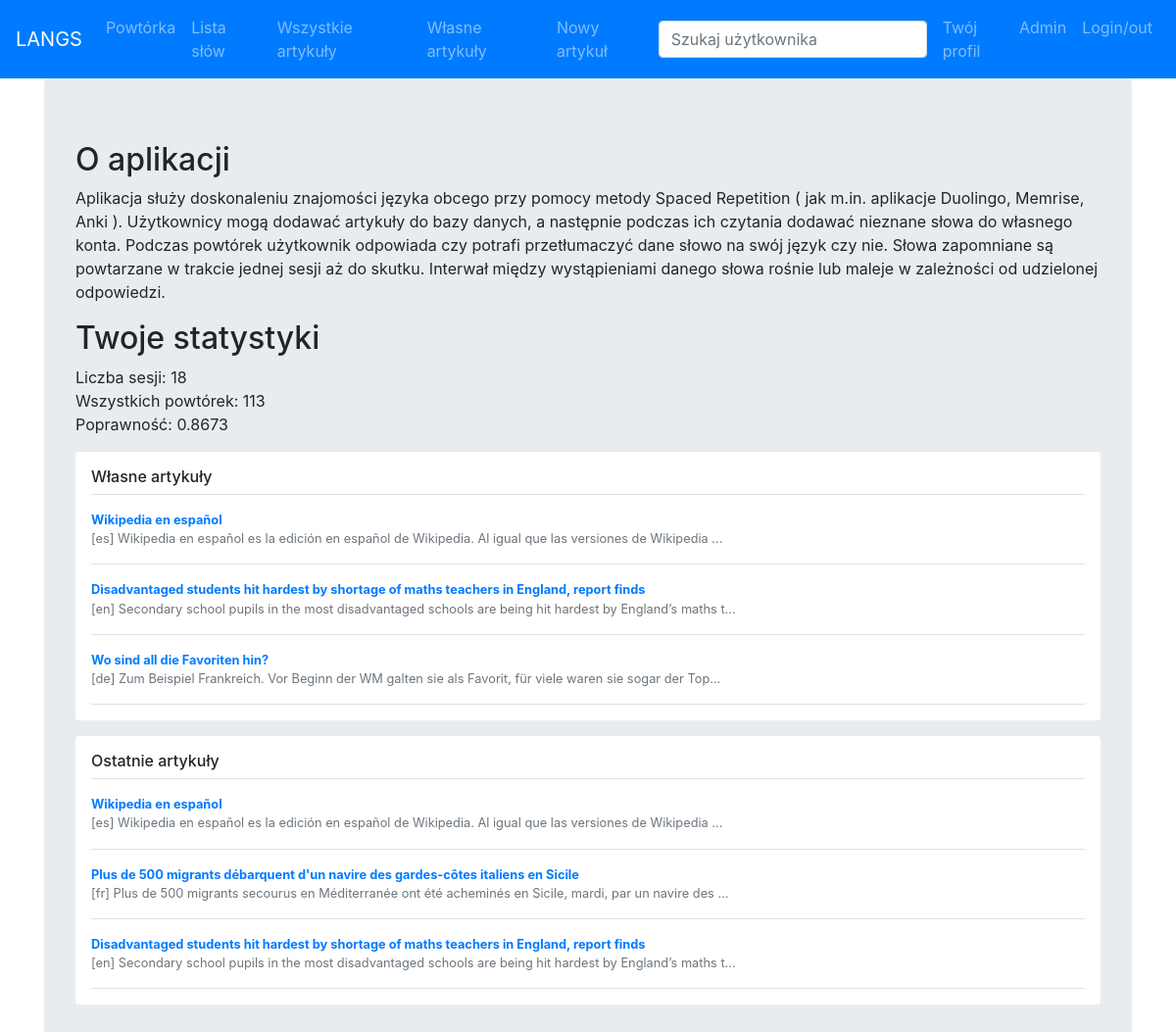
Before: / (signed in) with the older database file.
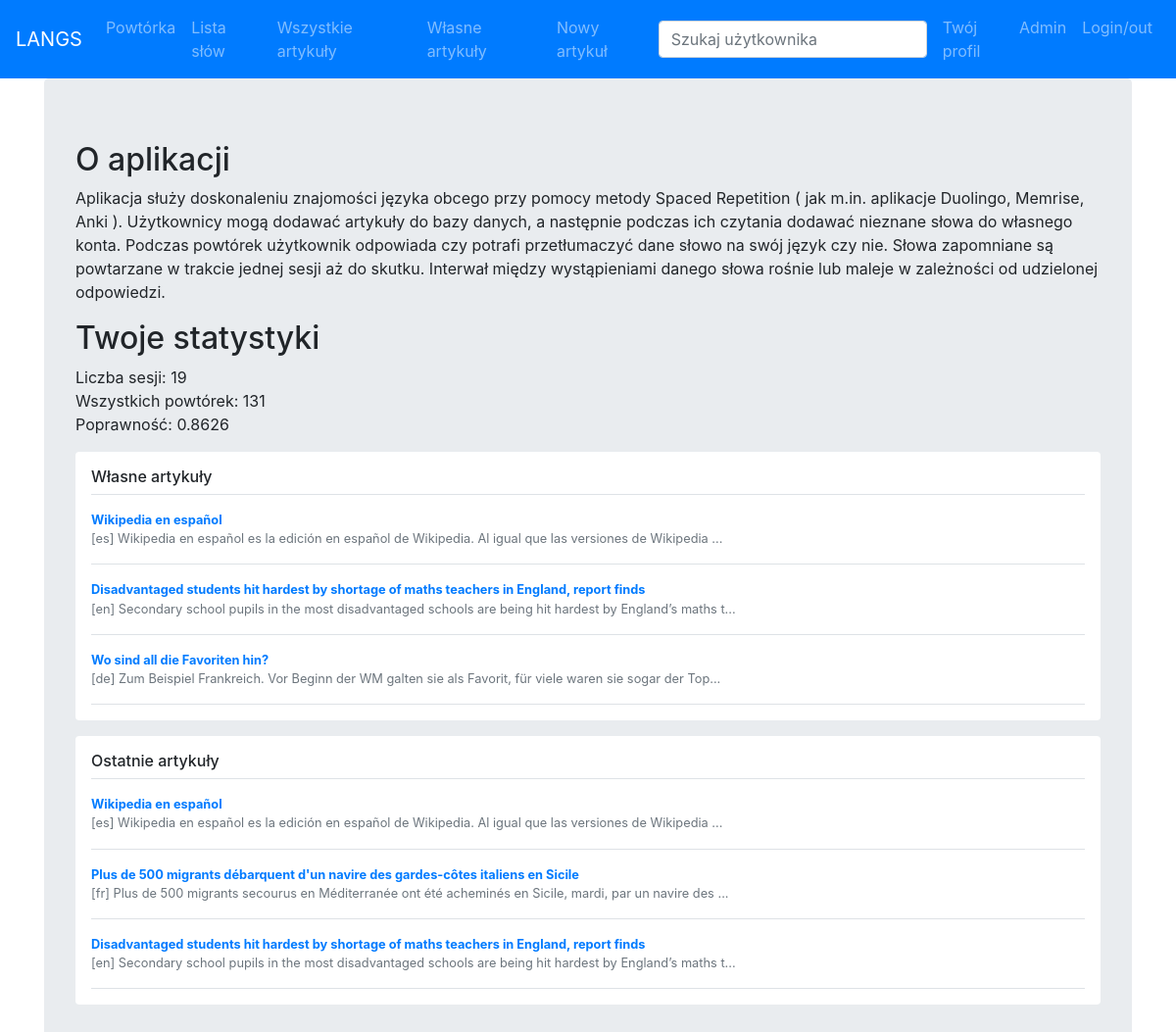
After: the same page with the newer database file.
### learn/models.py (models this page shows)
class Statistics(models.Model):
    user = models.ForeignKey(User, on_delete=models.CASCADE)
    srs_sessions = models.PositiveIntegerField(default=0)
    wrong_guesses = models.PositiveIntegerField(default=0)
    total_reviews = models.PositiveIntegerField(default=0)
    @property
    def correctness(self):
        if self.total_reviews == 0:
            return "N/A"
        return round(1.0-(self.wrong_guesses/self.total_reviews),4)

### learn/views.py (the view)
# urls.py: path('', views.index),
@login_required(redirect_field_name=None)
def index(request):
    if not request.user.is_authenticated:
        return HttpResponseRedirect('/login')
    template = loader.get_template('index.html')
    own_articles = [ (a.id, a.language, a.title, a.contents[0:100]+"...") for a in Article.objects.filter(uploader=request.user)[::-1][0:3]]
    latest_articles = [ (a.id, a.language, a.title, a.contents[0:100]+"...") for a in Article.objects.all()[::-1][0:3]]
    s = Statistics.objects.get(user=request.user)
    context = {
        'own_articles' : own_articles,
        'latest_articles' : latest_articles,
        'stats' : s,
    }
    return HttpResponse(template.render(context, request))

### learn/templates/index.html
{% extends "main_frame.html" %}
{% block contents %}
<h2> O aplikacji </h2>
<p>Aplikacja służy doskonaleniu znajomości języka obcego przy pomocy metody Spaced Repetition ( jak m.in. aplikacje Duolingo, Memrise, Anki ).
Użytkownicy mogą dodawać artykuły do bazy danych, a następnie podczas ich czytania dodawać nieznane słowa do własnego konta.
Podczas powtórek użytkownik odpowiada czy potrafi przetłumaczyć dane słowo na swój język czy nie.
Słowa zapomniane są powtarzane w trakcie jednej sesji aż do skutku.
Interwał między wystąpieniami danego słowa rośnie lub maleje w zależności od udzielonej odpowiedzi.
</p>
<h2> Twoje statystyki </h2>
Liczba sesji: {{ stats.srs_sessions }}<br>
Wszystkich powtórek: {{ stats.total_reviews }}<br>
Poprawność: {{ stats.correctness }}<br>
<div class="my-3 p-3 bg-white rounded box-shadow">
  <h6 class="border-bottom border-gray pb-2 mb-0">Własne artykuły </h6>
  {% for i, lang, title, beginning in own_articles %}
  <div class="media text-muted pt-3">
    <p class="media-body pb-3 mb-0 small lh-125 border-bottom border-gray">
    <a href="/article/{{ i }}">
      <strong class="d-block text-gray-dark">{{ title }}</strong>
    </a>
    [{{lang}}]
    {{ beginning }}
    </p>
  </div>
  {% endfor %}
</div>
<div class="my-3 p-3 bg-white rounded box-shadow">
  <h6 class="border-bottom border-gray pb-2 mb-0">Ostatnie artykuły</h6>
  {% for i, lang, title, beginning in latest_articles %}
  <div class="media text-muted pt-3">
    <p class="media-body pb-3 mb-0 small lh-125 border-bottom border-gray">
    <a href="/article/{{ i }}">
      <strong class="d-block text-gray-dark">{{ title }}</strong>
    </a>
    [{{lang}}]
    {{ beginning }}
    </p>
  </div>
  {% endfor %}
</div>
{% endblock %}

Changed rows visible on the page:
changed Statistics: srs_sessions "18" → "19"; total_reviews "113" → "131"; correctness "0.8673" → "0.8626"
